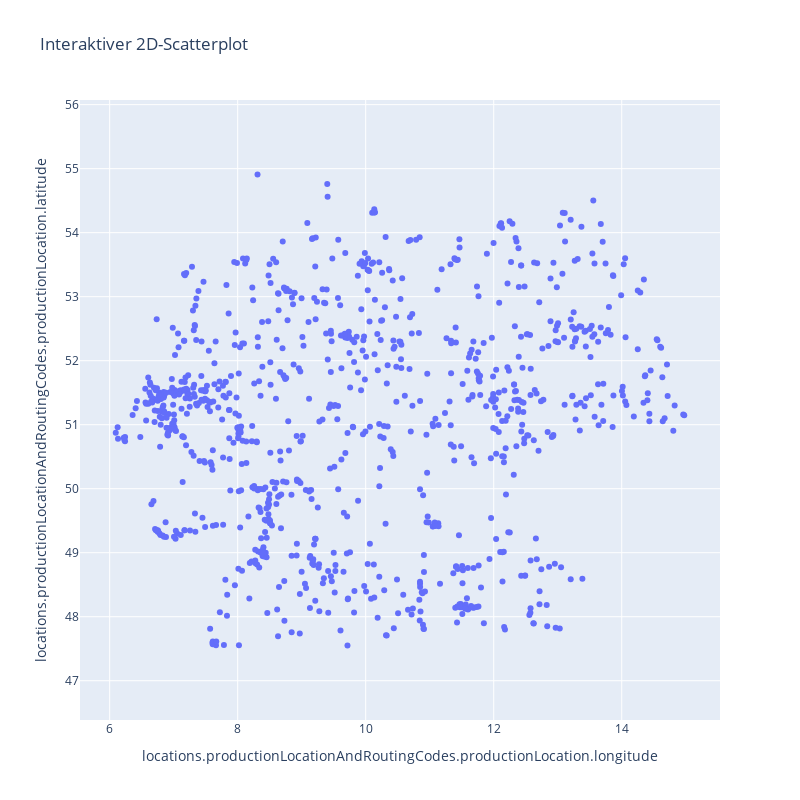

The code cell stored with this chart in its notebook:
### Code cell
fig = px.scatter(companys, y="locations.productionLocationAndRoutingCodes.productionLocation.latitude",
                  x="locations.productionLocationAndRoutingCodes.productionLocation.longitude", 
                  title="Interaktiver 2D-Scatterplot",
                  hover_data=["name"])
fig.update_layout(
    xaxis=dict(scaleanchor="y"),  # X- und Y-Skala verknüpfen
    yaxis=dict(scaleanchor="x"),
    width=800,  # Quadrat erzwingen
    height=800
)
fig.update_traces(
    hovertemplate='%{customdata}<extra></extra>'  # Zeigt nur den Namen an
)

# Custom-Daten für den Namen hinzufügen
fig.update_traces(customdata=companys["name"])

fig.show()

### Figure 1 — Plotly figure (JSON) as saved in the notebook; plotly's stock layout.template omitted (floating-point values rounded to 4 significant figures; data arrays with more than 128 entries replaced by an {"elided": "..."} marker saying what was removed)
{"data": [{"customdata": {"elided": "937 str values"}, "hovertemplate": "%{customdata}<extra></extra>", "legendgroup": "", "marker": {"color": "#636efa", "symbol": "circle"}, "mode": "markers", "name": "", "orientation": "v", "showlegend": false, "type": "scatter", "x": {"elided": "937 float values"}, "xaxis": "x", "y": {"elided": "937 float values"}, "yaxis": "y"}], "layout": {"height": 800, "legend": {"tracegroupgap": 0}, "title": {"text": "Interaktiver 2D-Scatterplot"}, "width": 800, "xaxis": {"anchor": "y", "domain": [0, 1], "scaleanchor": "y", "title": {"text": "locations.productionLocationAndRoutingCodes.productionLocation.longitude"}}, "yaxis": {"anchor": "x", "domain": [0, 1], "scaleanchor": "x", "title": {"text": "locations.productionLocationAndRoutingCodes.productionLocation.latitude"}}}}
